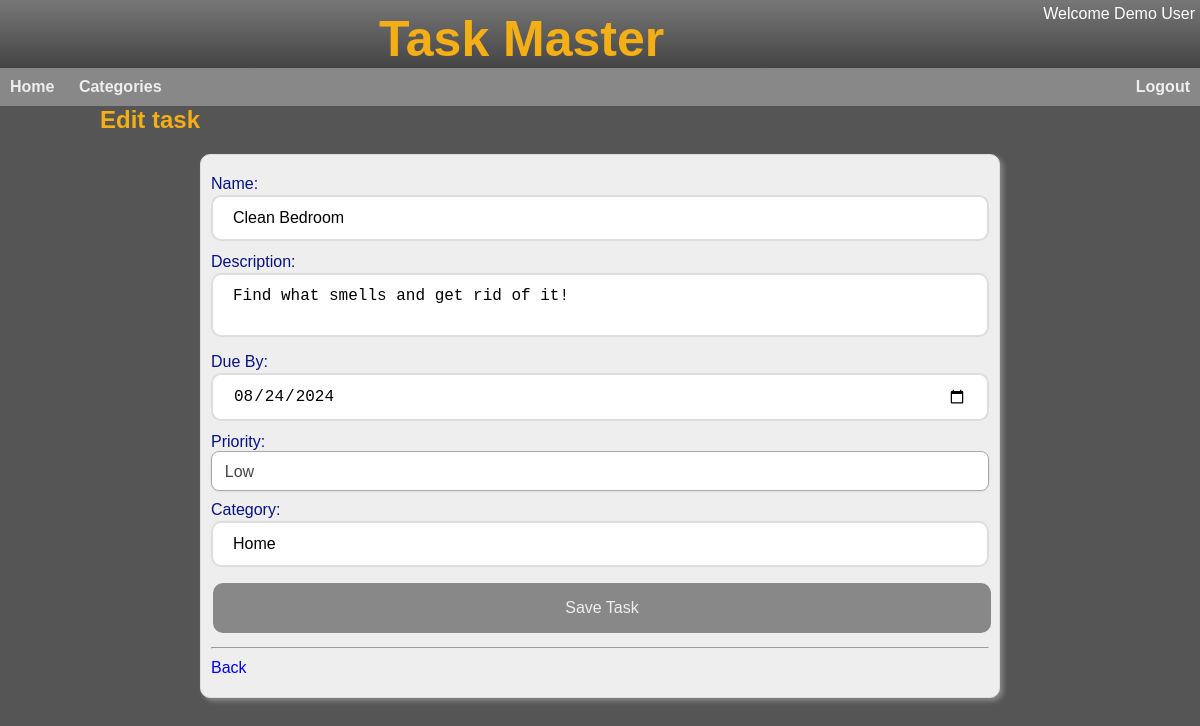
Before: /edit/2 (signed in) with the older database file.
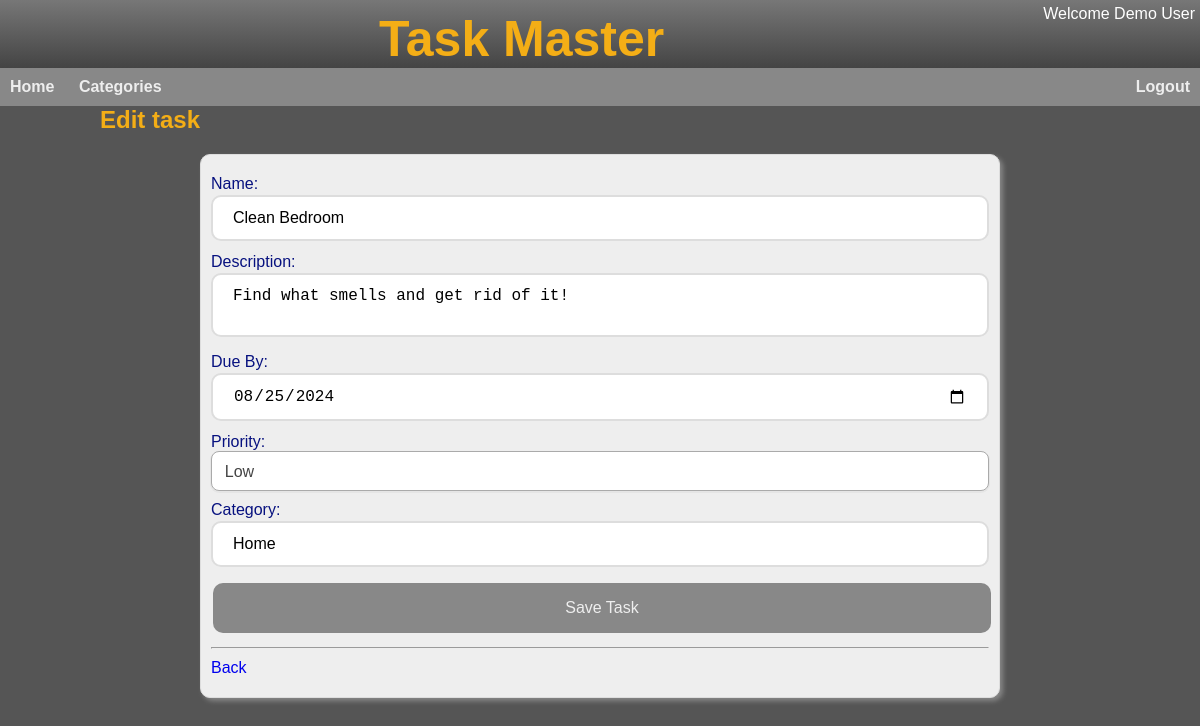
After: the same page with the newer database file.
### app/models/task.py (models this page shows, shortened)
class Task(db.Model):
  id = db.Column(db.Integer, primary_key=True)
  user_id = db.Column(db.Integer, db.ForeignKey('user.id'))
  name = db.Column(db.String(32))
  description = db.Column(db.String(250))
  category = db.Column(db.String(10))
  priority = db.Column(db.Integer,default=P_LOW)
  status = db.Column(db.Integer,default=STS_NEW)
  due_by = db.Column(db.DateTime)
  created_at = db.Column(db.DateTime, default=db.func.datetime('now'))

### app/main/main_routes.py (the view)
@bp.route('/edit/<id>')
@login_required
def edit_task(id):
    task = Task.query.get(id)
    if not task or task.user_id != current_user.id:
      abort(403)
    return render_template('edit_task.html', task=task, action_url = url_for('main.update_task', id=task.id))

### app/main/__init__.py (called while the page is built)
def init_app(app):
    app.register_blueprint(bp)
    app.register_error_handler(403, error_forbidden)
    app.jinja_options['finalize'] = lambda x: x if x is not None else '' #prevent Jinja from printing None
    login.login_view = 'main.login'
    login.init_app(app)
    @app.context_processor
    def inject_default_template_variables():   #injects default template variables
         return dict(h=helpers)  #makes helper functions available in templlates
    @app.before_request
    def update_last_seen():
      if current_user.is_authenticated:
        current_user.update_last_seen()

### app/models/user.py (called while the page is built)
@login.user_loader
def load_user(id):
  return User.query.get(int(id))

  def update_last_seen(self):
    last_seen = self.last_seen if self.last_seen else datetime.fromtimestamp(0)
    if (datetime.utcnow() - last_seen).total_seconds() > 600:  # More than 10 minutes ago
     self.last_seen = datetime.utcnow()
     db.session.commit()

### app/utils/helpers.py (called while the page is built)
def html_date(dt):
  if not isinstance(dt, datetime.datetime):
    return ''
  return dt.strftime("%Y-%m-%d")

### app/templates/edit_task.html
{% extends "base.html" %}
{% block head %}
  <link rel="stylesheet" href="{{ url_for('static', filename='taskform.css') }}">
{% endblock %}
{% block content %}
<div id="new-task">
  <h2>Edit task</h2>
    {% include '_task_form.html'   %}
</div>
{% endblock %}

### app/templates/_task_form.html (shortened to what this page needs)
<form id="taskform" action="{{ action_url }}" method="POST">
    <div>
        <label for="name">Name:</label>
        <input type="text" id="title" name="name" value="{{ task.name }}" required>
    </div>
    <div>
        <label for="description">Description:</label>
        <textarea id="description" name="description">{{ task.description }}</textarea>
    </div>
    <div>
        <label for="due_by">Due By:</label>
        <input type="date" id="due_by" name="due_by" value="{{ h.html_date(task.due_by) }}">
    </div>
    <div>
        <label for="priority">Priority:</label>
        <select id="priority" name="priority" required>
            <option value="0" {% if task.priority == 0 %}selected{% endif %}>Low</option>
        </select>
    </div>
    <div>
        <label for="category">Category:</label>
        <input type="text" id="category" name="category" value="{{ task.category }}" >
    </div>
    <div>
        <input type="submit" value="Save Task">
    </div>
    <div>
      <hr>
      <p><a href="{{ url_for('.home') }}">Back</a></li></p>
    </div>
</form>

Changed rows visible on the page:
changed Task "Clean Bedroom": due_by "08/24/2024" → "08/25/2024"
